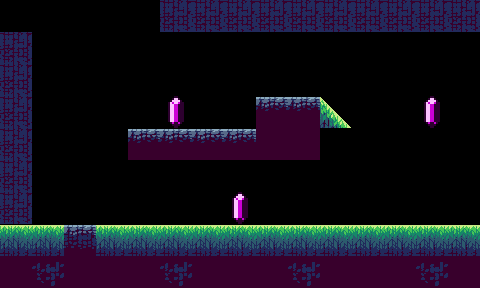

This game map was drawn from its Tiled (.tmx) file and the tilesets committed beside it. A one-line description and the full map source follow:
An orthogonal 15x9 tile map with 32x32 px tiles, 1 tile layer (Tile Layer 1).

<map version="1.9" tiledversion="1.9.2" orientation="orthogonal" renderorder="right-down" width="15" height="9" tilewidth="32" tileheight="32" infinite="0" nextlayerid="2" nextobjectid="1">
 <editorsettings>
  <export target="level_00.csv" format="csv" />
 </editorsettings>
 <tileset firstgid="1" name="tileset" tilewidth="32" tileheight="32" tilecount="10" columns="10">
  <image source="../assets/tileset.png" width="320" height="32" />
 </tileset>
 <layer id="1" name="Tile Layer 1" width="15" height="9">
  <data encoding="csv">
0,0,0,0,0,7,7,7,7,7,7,7,7,7,7,
7,0,0,0,0,0,0,0,0,0,0,0,0,0,0,
7,0,0,0,0,0,0,0,0,0,0,0,0,0,0,
7,0,0,0,0,10,0,0,2,2,6,0,0,10,0,
7,0,0,0,2,2,2,2,3,3,0,0,0,0,0,
7,0,0,0,0,0,0,0,0,0,0,0,0,0,0,
7,0,0,0,0,0,0,10,0,0,0,0,0,0,0,
1,1,5,1,1,1,1,1,1,1,1,1,1,1,1,
3,8,3,3,3,8,3,3,3,8,3,3,3,8,3
</data>
 </layer>
</map>
